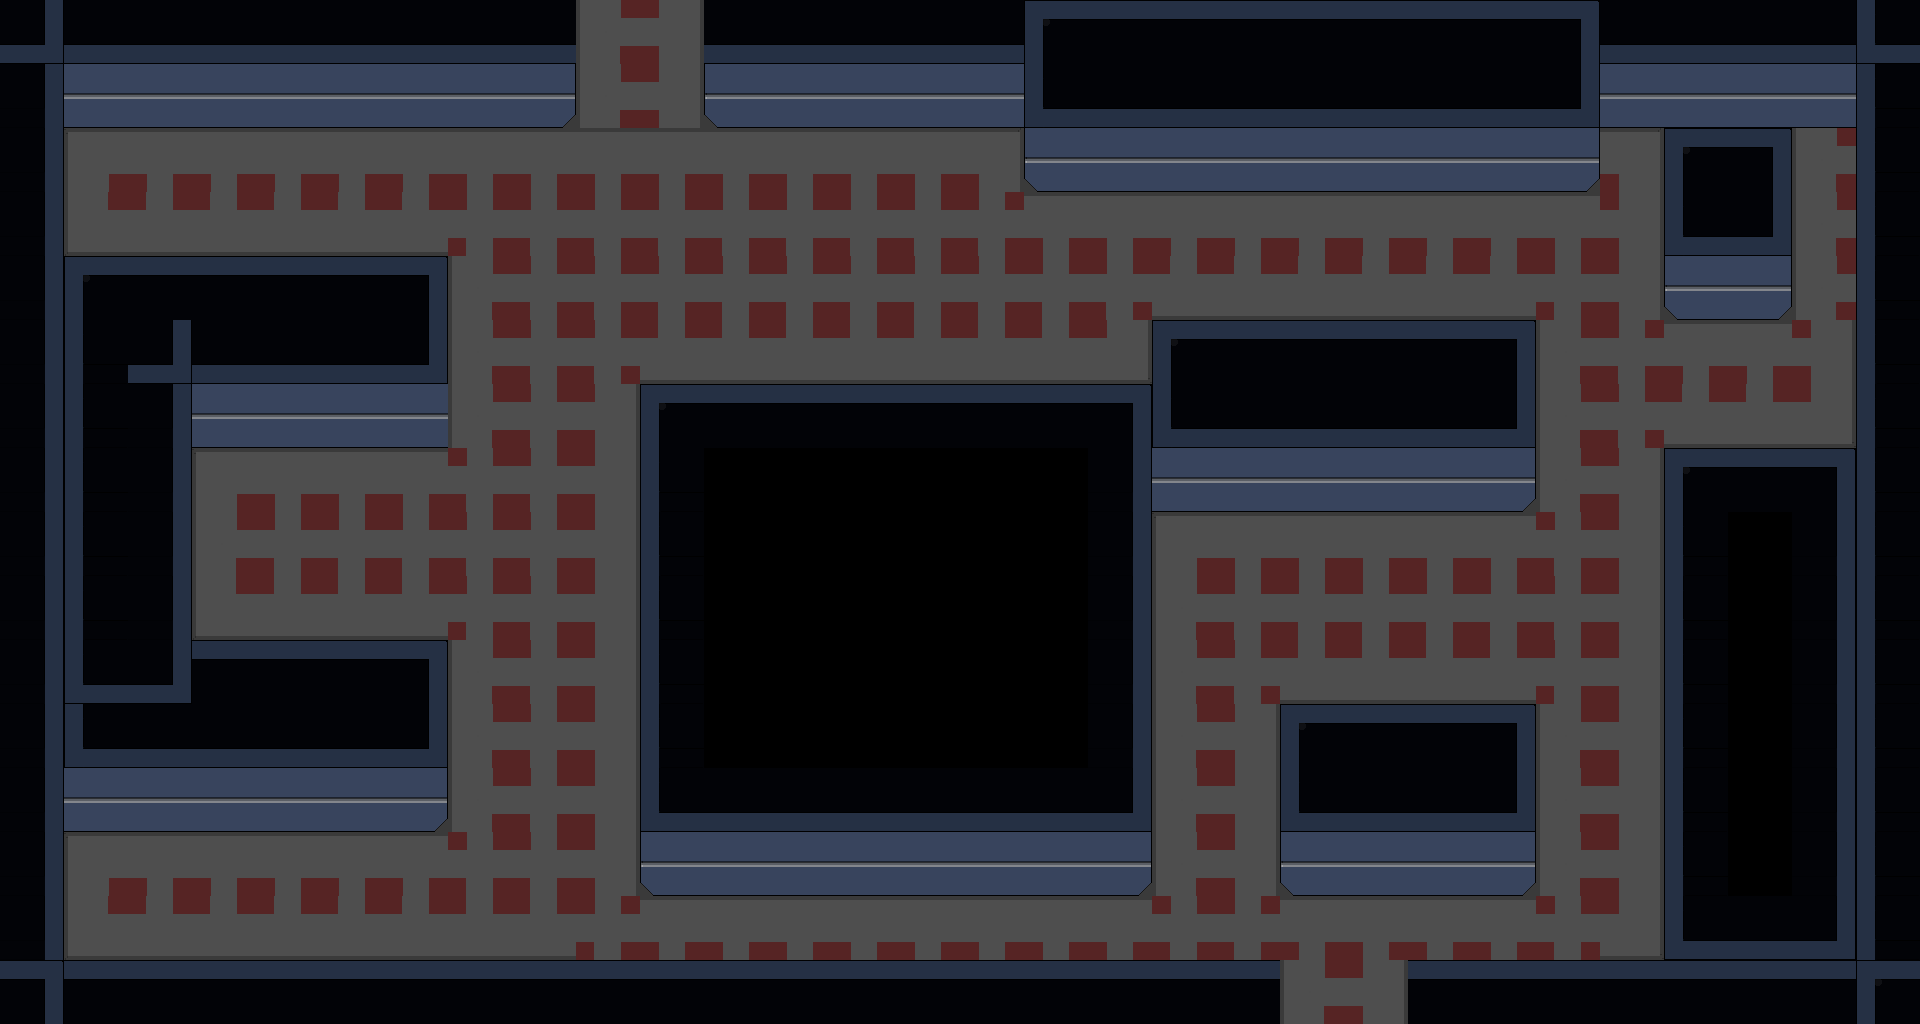

This game map was drawn from its Tiled (.tmx) file and the tilesets committed beside it. A one-line description and the full map source follow:
An orthogonal 30x16 tile map with 64x64 px tiles, 1 tile layer (Tile Layer 1) and 11 objects.

<map version="1.0" orientation="orthogonal" renderorder="left-down" width="30" height="16" tilewidth="64" tileheight="64" nextobjectid="1">
 <tileset firstgid="1" name="Interior 1" tilewidth="64" tileheight="64" tilecount="64" columns="8">
  <image source="../Sprites/Map Tiles.png" width="512" height="512" />
  <tile id="1">
   <objectgroup draworder="index">
    <object id="1" x="-0.5" y="0" width="64" height="64.5" />
   </objectgroup>
  </tile>
  <tile id="5">
   <objectgroup draworder="index">
    <object id="1" x="1" y="0.5" width="62" height="62.5" />
   </objectgroup>
  </tile>
  <tile id="6">
   <objectgroup draworder="index">
    <object id="1" x="0.5" y="0" width="63.5" height="63.5" />
   </objectgroup>
  </tile>
  <tile id="7">
   <objectgroup draworder="index">
    <object id="4" x="-0.5" y="0" width="63.5" height="63.5" />
   </objectgroup>
  </tile>
  <tile id="9">
   <objectgroup draworder="index">
    <object id="1" x="0.5" y="-0.5" width="63.5" height="64.5" />
   </objectgroup>
  </tile>
  <tile id="13">
   <objectgroup draworder="index">
    <object id="1" x="0.5" y="0" width="63" height="63" />
   </objectgroup>
  </tile>
  <tile id="14">
   <objectgroup draworder="index">
    <object id="1" x="1" y="0" width="62.5" height="63.5" />
   </objectgroup>
  </tile>
  <tile id="15">
   <objectgroup draworder="index">
    <object id="1" x="0" y="0" width="63.5" height="63" />
   </objectgroup>
  </tile>
  <tile id="21">
   <objectgroup draworder="index">
    <object id="1" x="0" y="0" width="64" height="63" />
   </objectgroup>
  </tile>
  <tile id="22">
   <objectgroup draworder="index">
    <object id="1" x="0" y="0" width="63.5" height="64" />
   </objectgroup>
  </tile>
  <tile id="23">
   <objectgroup draworder="index">
    <object id="1" x="0.5" y="0" width="62.5" height="63" />
   </objectgroup>
  </tile>
 </tileset>
 <layer name="Tile Layer 1" width="30" height="16">
  <data encoding="csv">
16,15,15,15,15,15,15,15,15,11,13,15,15,15,15,15,6,7,7,7,7,7,7,7,8,15,15,15,15,14,
10,23,23,23,23,23,23,23,24,11,13,22,23,23,23,23,14,15,15,15,15,15,15,15,16,23,23,23,23,2,
10,3,4,4,4,4,4,4,4,4,4,4,4,4,4,5,22,23,23,23,23,23,23,23,24,5,6,8,11,2,
10,19,20,20,20,20,20,12,12,12,12,12,12,12,12,12,4,4,4,4,4,4,4,4,4,13,14,16,11,2,
10,6,7,7,7,7,8,11,12,12,12,12,12,12,12,12,12,12,20,20,20,20,20,20,12,13,22,24,11,2,
10,2,16,15,15,15,16,11,12,12,20,20,20,20,20,20,20,21,6,7,7,7,7,8,11,12,4,4,13,2,
10,2,10,23,23,23,23,11,12,13,6,7,7,7,7,7,7,8,14,15,15,15,15,16,11,12,20,20,21,2,
10,2,10,3,4,4,4,12,12,13,2,0,0,0,0,0,0,10,23,23,23,23,23,24,11,13,6,7,8,2,
10,2,10,11,12,12,12,12,12,13,2,0,0,0,0,0,0,10,3,4,4,4,4,4,12,13,2,0,10,2,
10,2,10,19,20,20,20,12,12,13,2,0,0,0,0,0,0,10,11,12,12,12,12,12,12,13,2,0,10,2,
10,14,16,7,7,7,8,11,12,13,2,0,0,0,0,0,0,10,11,12,20,20,20,20,12,13,2,0,10,2,
10,14,15,15,15,15,16,11,12,13,2,0,0,0,0,0,0,10,11,13,6,7,7,8,11,13,2,0,10,2,
10,23,23,23,23,23,24,11,12,13,14,15,15,15,15,15,15,16,11,13,14,15,15,16,11,13,2,0,10,2,
10,3,4,4,4,4,4,12,12,13,22,23,23,23,23,23,23,24,11,13,22,23,23,24,11,13,2,0,10,2,
10,19,20,20,20,20,20,20,20,12,4,4,4,4,4,4,4,4,12,12,4,4,4,4,12,21,14,15,16,2,
8,7,7,7,7,7,7,7,7,7,7,7,7,7,7,7,7,7,7,7,11,13,7,7,7,7,7,7,7,6
</data>
 </layer>
</map>